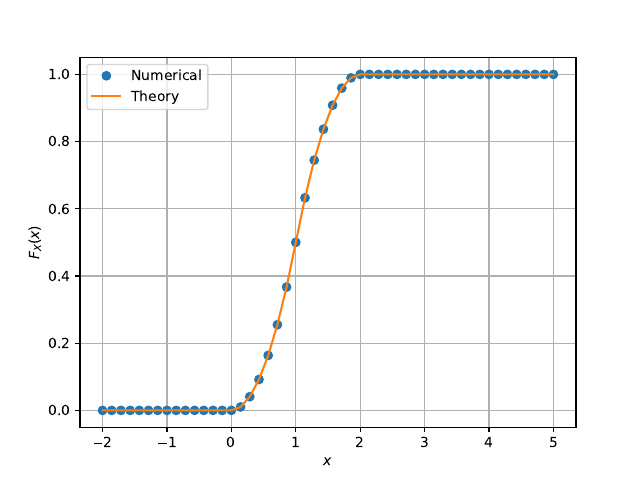

Here is the Python script that generated this plot:
from cmath import sqrt
import numpy as np
import matplotlib.pyplot as plt
import math
import mpmath
import scipy
def cdf(x):
    if(x<0):
        x=0
    if(0<=x<=1):
        x=x*x/2
    if(1<x<=2):
        x=1-((2-x)**2)/2
    if(x>2):
        x=1
    return x

x = np.linspace(-2,5,50)#points on the x axis
simlen = int(1e6) #number of samples
err = [] #declaring probability list
randvar = np.loadtxt('../4.1/T.dat',dtype='double')
for i in range(0,50):
	err_ind = np.nonzero(randvar < x[i]) #checking probability condition
	err_n = np.size(err_ind) #computing the probability
	err.append(err_n/simlen) #storing the probability values in a list
vec_gau_cdf = scipy.vectorize(cdf)
plt.plot(x.T,err,"o")
plt.plot(x.T,vec_gau_cdf(x))
plt.grid() #creating the grid
plt.xlabel('$x$')
plt.ylabel('$F_X(x)$')
plt.legend(["Numerical","Theory"])
#plt.savefig("4.3/T_cdf.pdf")
plt.show()